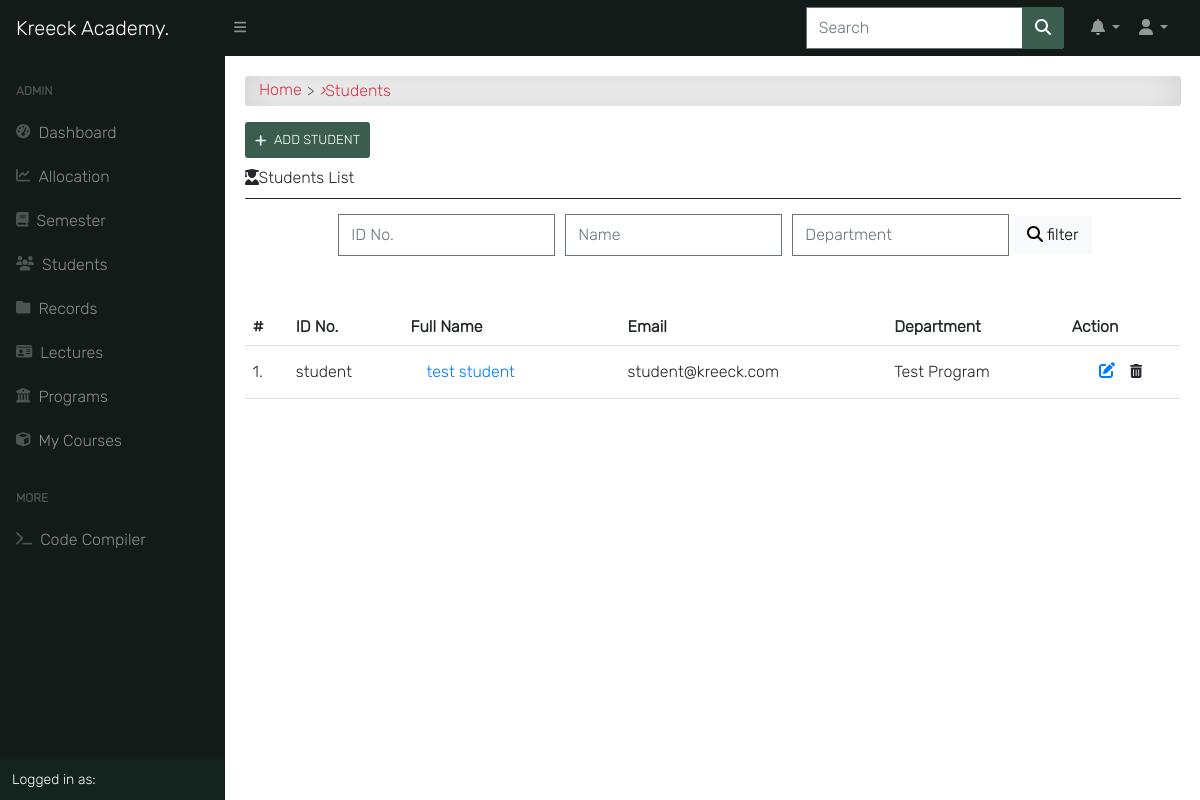
The page /auth/students/ (signed in) on the database as committed earlier.
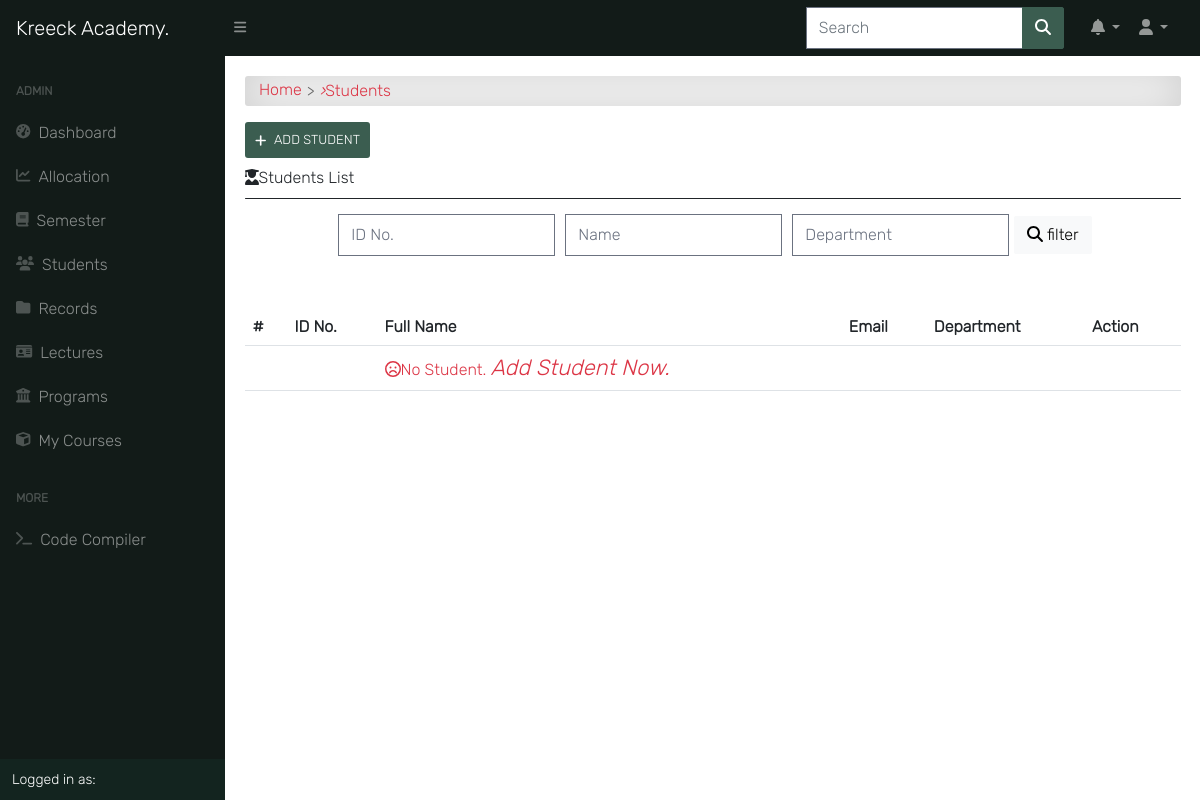
The same page on the database as committed later.
### accounts/models.py (models this page shows, shortened)
class Student(models.Model):
    student = models.OneToOneField(User, on_delete=models.CASCADE)
    level = models.CharField(max_length=25, choices=LEVEL, null=True)
    department = models.ForeignKey(Program, on_delete=models.CASCADE, null=True)
    objects = StudentManager()

class User(AbstractUser):
    is_student = models.BooleanField(default=False)
    is_lecturer = models.BooleanField(default=False)
    is_parent = models.BooleanField(default=False)
    is_dep_head = models.BooleanField(default=False)
    phone = models.CharField(max_length=60, blank=True, null=True)
    address = models.CharField(max_length=60, blank=True, null=True)
    picture = models.ImageField(upload_to='profile_pictures/%y/%m/%d/', default='default.png', null=True)
    email = models.EmailField(blank=True, null=True)
    username_validator = ASCIIUsernameValidator()
    objects = UserManager()
    @property
    def get_full_name(self):
        full_name = self.username
        if self.first_name and self.last_name:
            full_name = self.first_name + " " + self.last_name
        return full_name

### course/models.py (models this page shows, shortened)
class Program(models.Model):
    title = models.CharField(max_length=150, unique=True)
    summary = models.TextField(null=True, blank=True)
    objects = ProgramManager()
    def __str__(self):
        return self.title

### accounts/views.py (the view)
# urls.py: path('students/', StudentListView.as_view(), name='student_list'),
@method_decorator([login_required, admin_required], name='dispatch')
class StudentListView(ListView):
    template_name = "accounts/student_list.html"
    paginate_by = 10  # if pagination is desired
    def get_queryset(self):
        queryset = Student.objects.all()
        query = self.request.GET.get('student_id')
        if query is not None:
            queryset = queryset.filter(Q(department=query))
        return queryset
    def get_context_data(self, **kwargs):
        context = super().get_context_data(**kwargs)
        context['title'] = "Students | Kreeck Academy"
        return context

### templates/accounts/student_list.html (shortened to what this page needs)
{% extends 'base.html' %}
{% block content %}
<div id="input-nav"><a href="{% url 'home' %}" class="primary1">Home</a> <i>&rsaquo;</i> Students</div>
{% if request.user.is_superuser %}
<a class="add-button" href="{% url 'add_student' %}"><i class="fas fa-plus"></i>Add Student</a>
{% endif %}
<div class="title"><i class="fas fa-user-graduate"></i>Students List</div>
<div class="title-line"></div>
<div class="content-center">
    <form class="search-form" action="" method="GET">
        <input class="au-input" type="text" id="student_id" name="student_id" placeholder="ID No." value="{{ request.GET.student_id }}"/>
        <input class="au-input" type="text" name="name" placeholder="Name" value="{{ request.GET.name }}"/>
        <input class="au-input" type="text" name="department" placeholder="Department" value="{{ request.GET.department }}"/>
        <button class="btn btn-light" type="submit">
            <i class="fas fa-search"></i> filter
        </button>
    </form>
</div>
<div class="table-responsive table-shadow table-light table-striped m-0 mt-5">
    <table class="table">
        <thead>
            <tr>
                <th>#</th>
                <th> ID No. </th>
                <th> Full Name </th>
                <th> Email </th>
                <th> Department </th>
                {% if request.user.is_superuser %}
                <th> Action </th>
                {% endif %}
            </tr>
        </thead>
        <tbody>
            {% for student in object_list %}
            <tr>
                <td> {{ forloop.counter }}.</td>
                <td>{{ student.student.username }} </td>
                <td><a href="{% url 'profile_single' student.student.id %}">{{ student.student.get_full_name }}</a></td>
                <td>{{ student.student.email }} </td>
                <td>{{ student.department }}</td>
                {% if request.user.is_superuser %}
                <td>
                    <div class="update-delete">
                        <a href="{% url 'student_edit' student.student.pk %}" class="update" title="Edit"><i class="fas fa-edit"></i></a>
                        <form action="{% url 'student_delete' student.pk %}">{% csrf_token %}
                            <button type="submit" class="btn btn-sm" title="Delete"><i class="fas fa-trash-alt"></i></button>
                        </form>
                    </div>
                </td>
                {% endif %}
                {% empty %}
                <tr>
                  <td></td>
                  <td></td>
                  <td>
                  <span class="text-danger">
                    <i class="far fa-frown"></i>No Student.
                    {% if request.user.is_superuser %}
                    <a href="{% url 'add_student' %}">
                    <i class="primary" style="font-size: 22px;">
                       Add Student Now.
                    </i>
                    {% endif %}
                    </a>
                  </span>
                </td>
                <td></td>
                <td></td>
                <td></td>
                </tr>
            {% endfor %}
        </tbody>
    </table>
</div>
{% endblock content %}

Rows that differ between the two databases and show on the page:
removed Student: student.username "student", student.get_full_name "test student", student.email "student@kreeck.com", department "Test Program"
Other text that changed with them:
text now shown: "No Student. Add Student Now."
